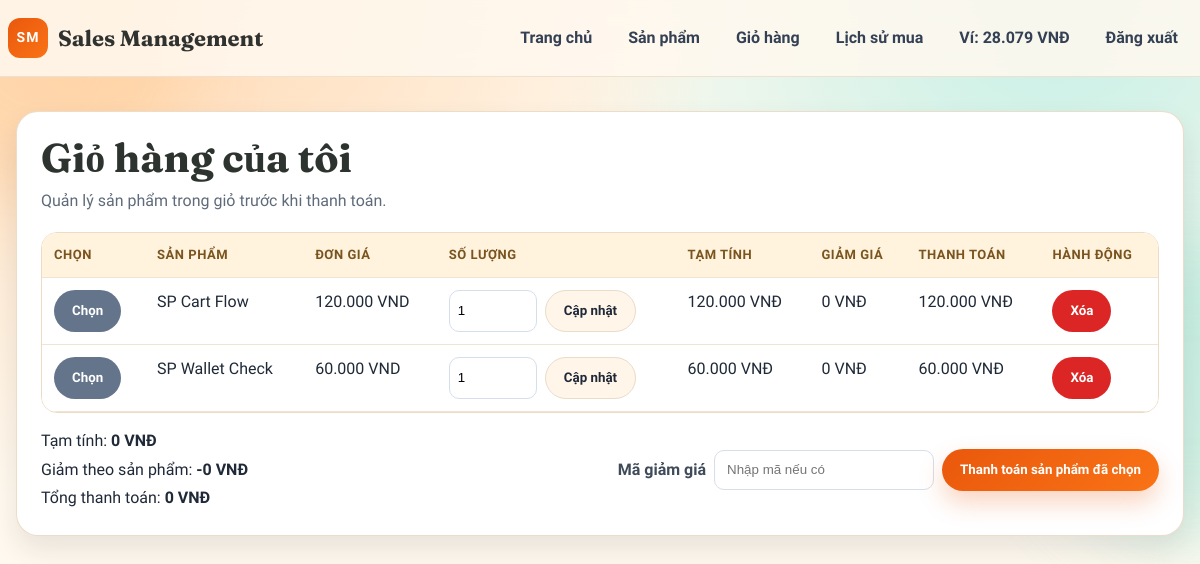
Page /cart/ (signed in) on the earlier database version.
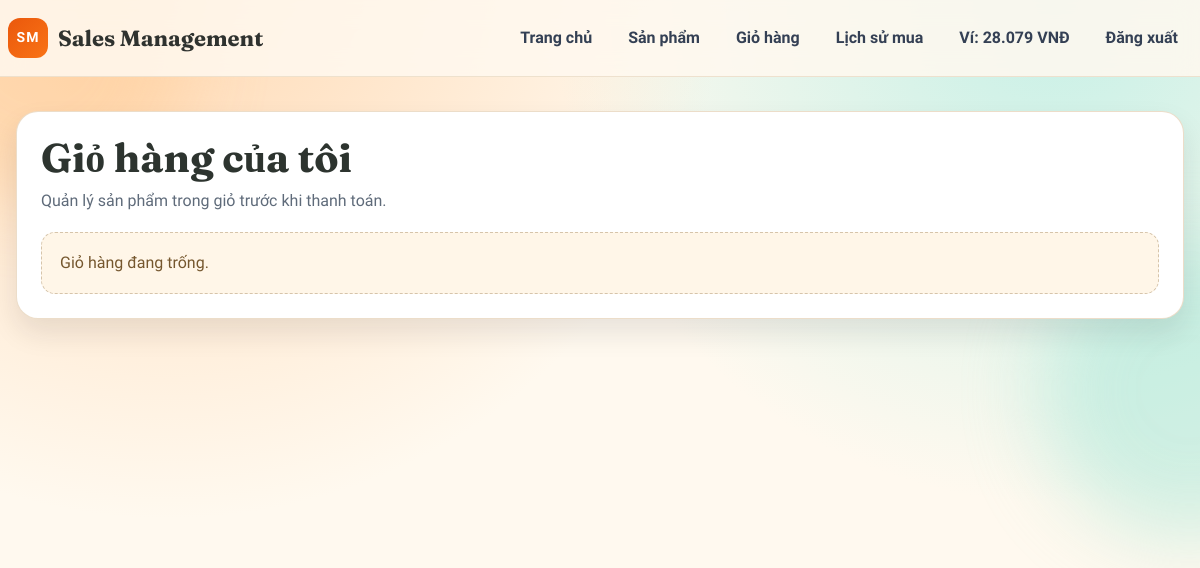
Same page on the later database version.
### orders/models.py (models this page shows, shortened)
class CartItem(models.Model):
    cart = models.ForeignKey(Cart, on_delete=models.CASCADE, related_name='items')
    product = models.ForeignKey(Product, on_delete=models.CASCADE, related_name='cart_items')
    quantity = models.PositiveIntegerField(default=1)
    isSelected = models.BooleanField(default=True)
    class Meta:
        constraints = [
            models.UniqueConstraint(fields=['cart', 'product'], name='unique_cart_product')
        ]

### products/models.py (models this page shows, shortened)
class Product(models.Model):
    CATEGORY_CHOICES = [
        ('banh-keo', 'Bánh kẹo'),
        ('nuoc-uong', 'Nước uống'),
        ('thuc-pham', 'Thực phẩm'),
        ('do-kho', 'Đồ khô'),
        ('do-hop', 'Đồ hộp'),
        ('quan-ao', 'Quần áo'),
        ('giay-dep', 'Giày dép'),
        ('phu-kien', 'Phụ kiện'),
        ('do-gia-dung', 'Đồ gia dụng'),
        ('my-pham', 'Mỹ phẩm'),
        ('do-dien-tu', 'Đồ điện tử'),
    ]
    productName = models.CharField(max_length=200)
    category = models.CharField(
        max_length=50,
        choices=CATEGORY_CHOICES,
        default='thuc-pham'
    )
    slug = models.SlugField(max_length=220, unique=True, blank=True)
    description = models.TextField(blank=True, null=True)
    price = models.DecimalField(max_digits=12, decimal_places=2)
    discountPercent = models.DecimalField(
        max_digits=5,
        decimal_places=2,
        default=Decimal('0'),
        validators=[MinValueValidator(Decimal('0')), MaxValueValidator(Decimal('100'))],
    )
    stockQuantity = models.PositiveIntegerField(default=0)
    image = models.ImageField(upload_to=product_image_upload_path, blank=True, null=True)
    created_at = models.DateTimeField(auto_now_add=True)
    @property
    def formatted_price(self):
        try:
            amount = int(Decimal(self.price).quantize(Decimal('1'), rounding=ROUND_HALF_UP))
        except (TypeError, ValueError, InvalidOperation):
            return ''
        return f"{amount:,}".replace(',', '.') + " VND"
    @property
    def clamped_discount_percent(self):
        try:
            discount = Decimal(self.discountPercent or 0)
        except (TypeError, ValueError, InvalidOperation):
            return Decimal('0')
        return max(Decimal('0'), min(Decimal('100'), discount))

### orders/views.py (the view)
# urls.py: path('cart/', CartView.as_view(), name='cart'),
class CartView(CustomerRequiredMixin, View):
    template_name = 'orders/cart.html'
    def get(self, request):
        cart, _ = Cart.objects.get_or_create(customer=request.customer_profile)
        try:
            wallet_balance = request.customer_profile.wallet.balance
        except Wallet.DoesNotExist:
            wallet_balance = 0
        items = list(cart.items.select_related('product').order_by('-id'))
        selected_subtotal = Decimal('0')
        selected_discount = Decimal('0')
        selected_total = Decimal('0')
        for item in items:
            line_amounts = calculate_line_amounts(item.product, item.quantity)
            item.display_subtotal = line_amounts['subtotal']
            item.display_discount = line_amounts['discount_amount']
            item.display_total = line_amounts['total']
            if item.isSelected:
                selected_subtotal += line_amounts['subtotal']
                selected_discount += line_amounts['discount_amount']
                selected_total += line_amounts['total']
        return render(request, self.template_name, {
            'cart': cart,
            'items': items,
            'wallet_balance': wallet_balance,
            'selected_subtotal': selected_subtotal,
            'selected_discount': selected_discount,
            'selected_total': selected_total,
        })

### accounts/templatetags/currency.py (called while the page is built)
@register.filter(name='vnd')
def vnd(value):
    try:
        amount = int(value or 0)
    except (TypeError, ValueError):
        return '0'
    return f'{amount:,}'.replace(',', '.')

### orders/views.py (called while the page is built)
def calculate_line_amounts(product, quantity):
    unit_price = Decimal(product.price or 0)
    line_subtotal = unit_price * Decimal(quantity)
    discount_percent = Decimal(product.clamped_discount_percent or 0)
    line_discount = (line_subtotal * discount_percent / Decimal('100')).quantize(
        Decimal('1'),
        rounding=ROUND_HALF_UP,
    )
    line_subtotal = line_subtotal.quantize(Decimal('1'), rounding=ROUND_HALF_UP)
    line_total = line_subtotal - line_discount
    if line_total < 0:
        line_total = Decimal('0')
    return {
        'subtotal': line_subtotal,
        'discount_percent': discount_percent,
        'discount_amount': line_discount,
        'total': line_total,
    }

### templates/orders/cart.html (shortened to what the changed rows need)
{% load static currency %}
<!doctype html>
<html lang="vi">
  <head>
    <link rel="stylesheet" href="{% static 'css/page_theme.css' %}" />
    <link rel="stylesheet" href="{% static 'css/cart.css' %}" />
  </head>
  <body>
    <div class="page-glow page-glow-left" aria-hidden="true"></div>
    <div class="page-glow page-glow-right" aria-hidden="true"></div>
    <header class="site-header">
      <div class="container nav-wrap">
      </div>
    </header>
    <main class="cart-page">
      <div class="container">
        <section class="page-card">
          <div class="page-head">
            <h1>Giỏ hàng của tôi</h1>
            <p>Quản lý sản phẩm trong giỏ trước khi thanh toán.</p>
          </div>
          {% if items %}
          <div class="table-wrap">
            <table>
              <thead>
                <tr>
                  <th>Chọn</th>
                  <th>Sản phẩm</th>
                  <th>Đơn giá</th>
                  <th>Số lượng</th>
                  <th>Tạm tính</th>
                  <th>Giảm giá</th>
                  <th>Thanh toán</th>
                  <th>Hành động</th>
                </tr>
              </thead>
              <tbody>
                {% for item in items %}
                <tr>
                  <td>
                    <form method="post" action="{% url 'cart_item_select' item.id %}" class="inline-form">
                      <button type="submit" class="btn btn-muted">
                        {% if item.isSelected %}Bỏ chọn{% else %}Chọn{% endif %}
                      </button>
                    </form>
                  </td>
                  <td>{{ item.product.productName }}</td>
                  <td>
                    {% if item.product.clamped_discount_percent > 0 %}
                    <div>{{ item.product.formatted_discounted_price }}</div>
                    <small>{{ item.product.formatted_price }} (-{{ item.product.clamped_discount_percent|floatformat:"-2" }}%)</small>
                    {% else %}
                    {{ item.product.formatted_price }}
                    {% endif %}
                  </td>
                  <td>
                    <form method="post" action="{% url 'cart_item_update' item.id %}" class="inline-form">
                      <div class="qty-wrap">
                        <input
                          type="number"
                          min="1"
                          max="{{ item.product.stockQuantity }}"
                          name="quantity"
                          value="{{ item.quantity }}"
                          required
                        />
                        <button type="submit" class="btn btn-secondary">Cập nhật</button>
                      </div>
                    </form>
                  </td>
                  <td>{{ item.display_subtotal|vnd }} VNĐ</td>
                  <td>{{ item.display_discount|vnd }} VNĐ</td>
                  <td>{{ item.display_total|vnd }} VNĐ</td>
                  <td>
                    <form method="post" action="{% url 'cart_item_remove' item.id %}" class="inline-form">
                      <button type="submit" class="btn btn-danger">Xóa</button>
                    </form>
                  </td>
                </tr>
                {% endfor %}
              </tbody>
            </table>
          </div>
          <div class="cart-summary">
            <div class="summary-lines">
              <p>Tạm tính: <strong>{{ selected_subtotal|vnd }} VNĐ</strong></p>
              <p>Giảm theo sản phẩm: <strong>-{{ selected_discount|vnd }} VNĐ</strong></p>
              <p>Tổng thanh toán: <strong>{{ selected_total|vnd }} VNĐ</strong></p>
            </div>
            <form method="post" action="{% url 'cart_checkout' %}" class="checkout-form">
              <label for="cart-discount-code">Mã giảm giá</label>
              <input
                id="cart-discount-code"
                type="text"
                name="discount_code"
                class="discount-code-input"
                placeholder="Nhập mã nếu có"
              />
              <button type="submit" class="btn btn-primary">Thanh toán sản phẩm đã chọn</button>
            </form>
          </div>
          {% else %}
          <p class="empty-state cart-empty">Giỏ hàng đang trống.</p>
          {% endif %}
        </section>
      </div>
    </main>
  </body>
</html>

Differences in the rows shown:
removed CartItem: isSelected "Chọn", product.productName "SP Cart Flow", product.formatted_price "120.000 VND", quantity "1", display_subtotal|vnd "120.000", display_discount|vnd "0", display_total|vnd "120.000"
removed CartItem: isSelected "Chọn", product.productName "SP Wallet Check", product.formatted_price "60.000 VND", quantity "1", display_subtotal|vnd "60.000", display_discount|vnd "0", display_total|vnd "60.000"
Other differences:
{{ selected_subtotal|vnd }}: "0" → (not shown)
{{ selected_discount|vnd }}: "0" → (not shown)
{{ selected_total|vnd }}: "0" → (not shown)
text no longer shown: "CHỌN SẢN PHẨM ĐƠN GIÁ SỐ LƯỢNG TẠM TÍNH GIẢM GIÁ THANH TOÁN HÀNH ĐỘNG Tạm tính: VNĐ Giảm theo sản phẩm: - VNĐ Tổng thanh toán: VNĐ Mã giảm giá Thanh toán sản phẩm đã chọn"
text now shown: "Giỏ hàng đang trống."
